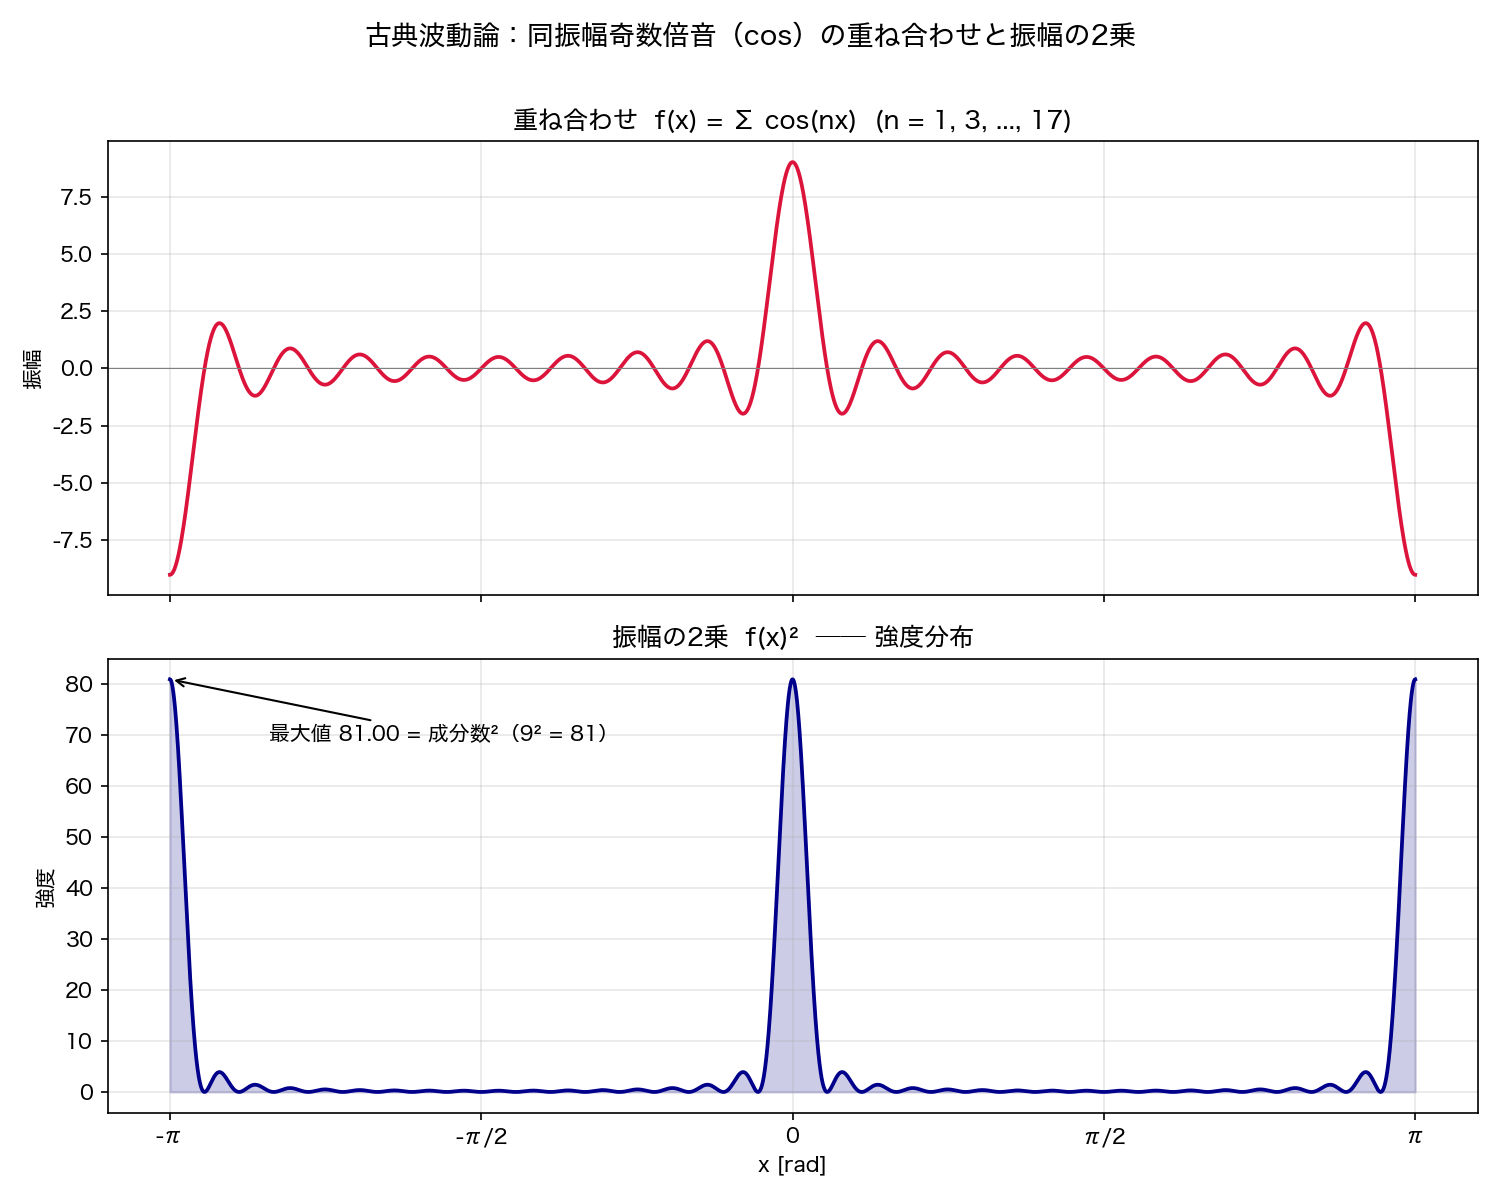

Write Python code to recreate this figure.
#!/usr/bin/env python3
"""
同振幅の奇数倍音（cos 版）の重ね合わせ波形と、その振幅の2乗（強度分布）のデモ。

f(x)  = Σ_{n=1,3,5,...,17} cos(nx) = sin(18x) / (2 sin x)   （Dirichlet 核）
f(x)² = sin²(18x) / (4 sin²x)

2乗するとピーク値は N² = 81 となり（N = 9 成分）、
負ピークも正に折り返されて x = 0, ±π に等価な強度集中が現れる。

出力: odd_harmonics_sharp_wave_cos_squared.svg / .png（本スクリプトと同じフォルダ）
"""

import os

import matplotlib
matplotlib.use("Agg")
import matplotlib.pyplot as plt
import numpy as np

# macOS の日本語フォント
plt.rcParams["font.family"] = "Hiragino Sans"
plt.rcParams["axes.unicode_minus"] = False

OUT_DIR = os.path.dirname(os.path.abspath(__file__))
N_MAX = 17  # 最高次の奇数倍音

x = np.linspace(-np.pi, np.pi, 4000)
odd_orders = np.arange(1, N_MAX + 1, 2)  # 1, 3, 5, ..., 17
total = np.sum([np.cos(n * x) for n in odd_orders], axis=0)
intensity = total ** 2

fig, (ax1, ax2) = plt.subplots(2, 1, figsize=(10, 8), sharex=True)

# --- 上段: 重ね合わせ波形（振幅） ---
ax1.plot(x, total, lw=1.8, color="crimson")
ax1.axhline(0, color="gray", lw=0.5)
ax1.set_title(f"重ね合わせ  f(x) = Σ cos(nx)  (n = 1, 3, ..., {N_MAX})")
ax1.set_ylabel("振幅")
ax1.grid(alpha=0.3)

# --- 下段: 振幅の2乗（強度） ---
ax2.plot(x, intensity, lw=1.8, color="darkblue")
ax2.fill_between(x, intensity, alpha=0.2, color="darkblue")
ax2.set_title(f"振幅の2乗  f(x)²  ── 強度分布")
ax2.set_xlabel("x [rad]")
ax2.set_ylabel("強度")
ax2.grid(alpha=0.3)

peak_idx = np.argmax(intensity)
ax2.annotate(f"最大値 {intensity[peak_idx]:.2f} = 成分数²（9² = 81）",
             xy=(x[peak_idx], intensity[peak_idx]),
             xytext=(x[peak_idx] + 0.5, intensity[peak_idx] * 0.85),
             arrowprops=dict(arrowstyle="->", color="black"))

ax2.set_xticks(np.arange(-np.pi, 1.1 * np.pi, np.pi / 2))
ax2.set_xticklabels(["-π", "-π/2", "0", "π/2", "π"])

fig.suptitle("古典波動論：同振幅奇数倍音（cos）の重ね合わせと振幅の2乗", fontsize=13)
fig.tight_layout(rect=[0, 0, 1, 0.97])

for ext in ("svg", "png"):
    path = os.path.join(OUT_DIR, f"odd_harmonics_sharp_wave_cos_squared.{ext}")
    fig.savefig(path, dpi=150)
    print(f"saved: {path}")
